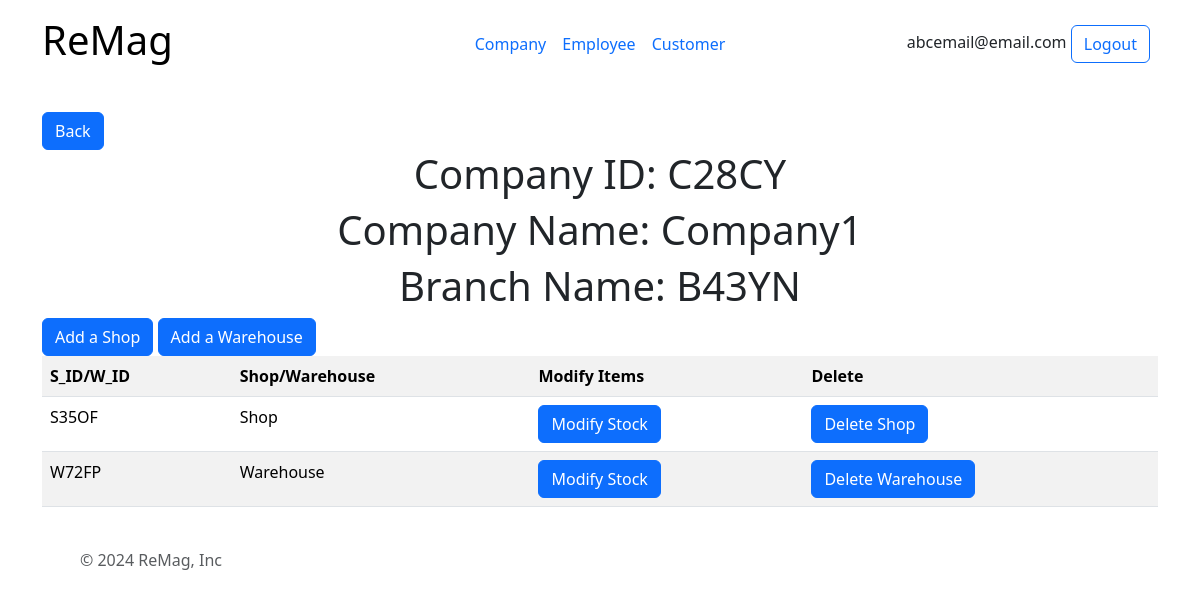
Screenshot of /branch/B43YN (signed in) with the database file from the repository.
### all/models.py (models this page shows, shortened)
class Company(models.Model):
    c_id=models.CharField(primary_key=True,max_length=5)
    c_name=models.CharField(max_length=30,null=False)
    c_phone=models.IntegerField(null=False)
    c_address=models.CharField(max_length=200,null=False)
    c_email=models.CharField(null=False,max_length=30)
    c_password=models.CharField(null=False,max_length=200)

class Branch(models.Model):
    b_id=models.CharField(primary_key=True,max_length=5)
    company=models.ForeignKey(Company, on_delete=models.CASCADE)
    b_address=models.CharField(null=False,max_length=200)
    b_phone_no=models.IntegerField(null=False)

class Store(models.Model):
    s_id=models.CharField(primary_key=True,max_length=5)
    branch=models.ForeignKey(Branch,on_delete=models.CASCADE)

class Warehouse(models.Model):
    w_id=models.CharField(primary_key=True,max_length=5)
    branch=models.ForeignKey(Branch,on_delete=models.CASCADE)

### all/views.py (the view)
# urls.py: path("branch/<str:b_id>",views.branch_page,name="branchpage"),
def branch_page(request,b_id):
    context = {}
    if 'company' in request.session:
        context['email']=request.session['email']
        context['company']=Company.objects.get(pk=request.session['company'])
        context['branch']=Branch.objects.get(pk=b_id)
        context['stores']=Store.objects.filter(branch=context['branch'])
        context['warehouses']=Warehouse.objects.filter(branch=context['branch'])
    return render(request,"all/company-page.html",context)

### all/templates/all/company-page.html (shortened to what this page needs)
{% extends "all/base.html" %}
{% block content %}
    <button onclick="location.href='/companypage';" class="btn btn-primary">Back</button>
    <h3>Company ID: {{company.c_id}}</h3>
    <h3>Company Name: {{company.c_name}}</h3>
    <h3>Branch Name: {{branch.b_id}}</h3>
    <button type="button" class="btn btn-primary" onclick="location.href = '/add-shop/{{branch.b_id}}';">Add a Shop</button>
    <button type="button" class="btn btn-primary" onclick="location.href = '/add-warehouse/{{branch.b_id}}';">Add a Warehouse</button>
    <table class="table table-striped">
        <tr>
            <th scope="col">S_ID/W_ID</th>
            <th scope="col">Shop/Warehouse</th>
            <th scope="col">Modify Items</th>
            <th scope="col">Delete</th>
        </tr>
        {% for store in stores %}
            <tr>
                <td>{{store.s_id}}</td>
                <td>Shop</td>
                <td><button class="btn btn-primary" onclick="location.href = '/modify-stock/{{branch.b_id}}/{{store.s_id}}';">Modify Stock</button></td>
                <td><button class="btn btn-primary" onclick="location.href = '/delete-store/{{branch.b_id}}/{{store.s_id}}';">Delete Shop</button></td>
            </tr>
        {% endfor %}
        {% for warehouse in warehouses %}
        <tr>
            <td>{{warehouse.w_id}}</td>
            <td>Warehouse</td>
            <td><button class="btn btn-primary" onclick="location.href = '/modify-stock/{{branch.b_id}}/{{warehouse.w_id}}';">Modify Stock</button></td>
            <td><button class="btn btn-primary" onclick="location.href = '/delete-warehouse/{{branch.b_id}}/{{warehouse.w_id}}';">Delete Warehouse</button></td>
        </tr>
        {% endfor %}
    </table>
{% endblock %}

### all/templates/all/base.html (shortened to what this page needs)
{% load static %}
<!DOCTYPE html>
<head>
    <link href="https://cdn.jsdelivr.net/npm/bootstrap@5.3.3/dist/css/bootstrap.min.css" rel="stylesheet">
    <link href="{% static 'all/styles/styles1.css' %}" rel="stylesheet">
</head>
<body>
   <div class="container">
    <header class="d-flex flex-wrap align-items-center justify-content-center justify-content-md-between py-3 mb-4">
      <div class="col-md-3 mb-2 mb-md-0">
        <a href="/" class="d-inline-flex link-body-emphasis text-decoration-none">
            <h3>ReMag</h3>
        </a>
      </div>
      <ul class="nav col-12 col-md-auto mb-2 justify-content-center mb-md-0">
        <li><a href="/logincompany" class="nav-link px-2">Company</a></li>
        <li><a href="/loginemp" class="nav-link px-2">Employee</a></li>
        <li><a href="/logincus" class="nav-link px-2">Customer</a></li>
      </ul>
      {% if email %}
      <div class="col-md-3 text-end">
        {{email}}
        <button type="button" class="btn btn-outline-primary me-2" onclick="location.href = '/logout';">Logout</button>
      </div>
      {% endif %}
    </header>
  </div>
  <div class="container">
    {% block content %}
    {% endblock %}
  </div>
  <div class="container">
    <footer class="d-flex flex-wrap justify-content-between align-items-center py-3 my-4">
      <div class="col-md-4 d-flex align-items-center">
        <a href="/" class="mb-3 me-2 mb-md-0 text-body-secondary text-decoration-none lh-1">
          <svg class="bi" width="30" height="24"><use xlink:href="#bootstrap"></use></svg>
        </a>
        <span class="mb-3 mb-md-0 text-body-secondary">© 2024 ReMag, Inc</span>
      </div>
      <ul class="nav col-md-4 justify-content-end list-unstyled d-flex">
        <li class="ms-3"><a class="text-body-secondary" href="#"><svg class="bi" width="24" height="24"><use xlink:href="#twitter"></use></svg></a></li>
        <li class="ms-3"><a class="text-body-secondary" href="#"><svg class="bi" width="24" height="24"><use xlink:href="#instagram"></use></svg></a></li>
        <li class="ms-3"><a class="text-body-secondary" href="#"><svg class="bi" width="24" height="24"><use xlink:href="#facebook"></use></svg></a></li>
      </ul>
    </footer>
  </div>
</body>

### all/static/all/styles/styles1.css (style rules this page uses)
h1,h2,h3 { text-align: center; font-size: 40px; }

### rows the page displays
Company: c_email "abcemail@email.com", c_id "C28CY", c_name "Company1"
Branch: b_id "B43YN"
Store: s_id "S35OF"
Warehouse: w_id "W72FP"
